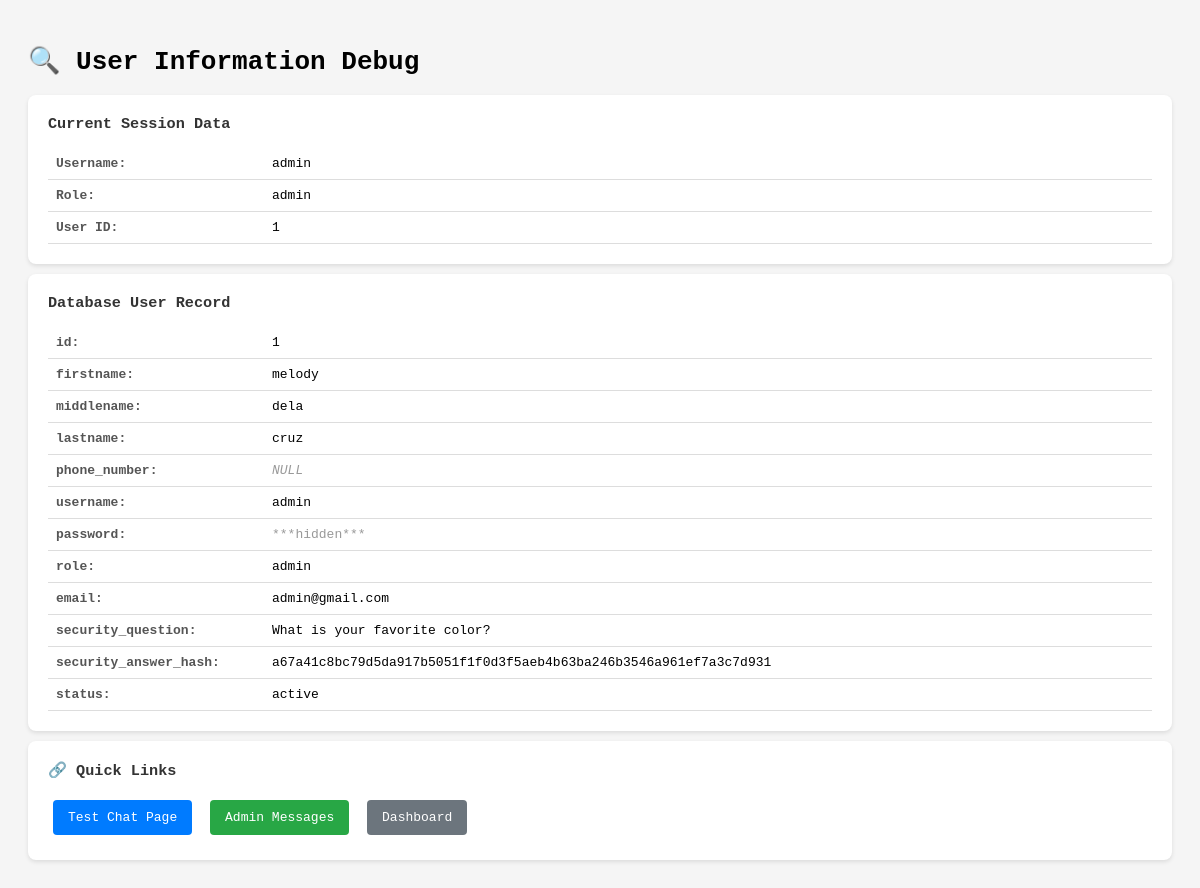
Page /debug_user.php (signed in) on the earlier database version.
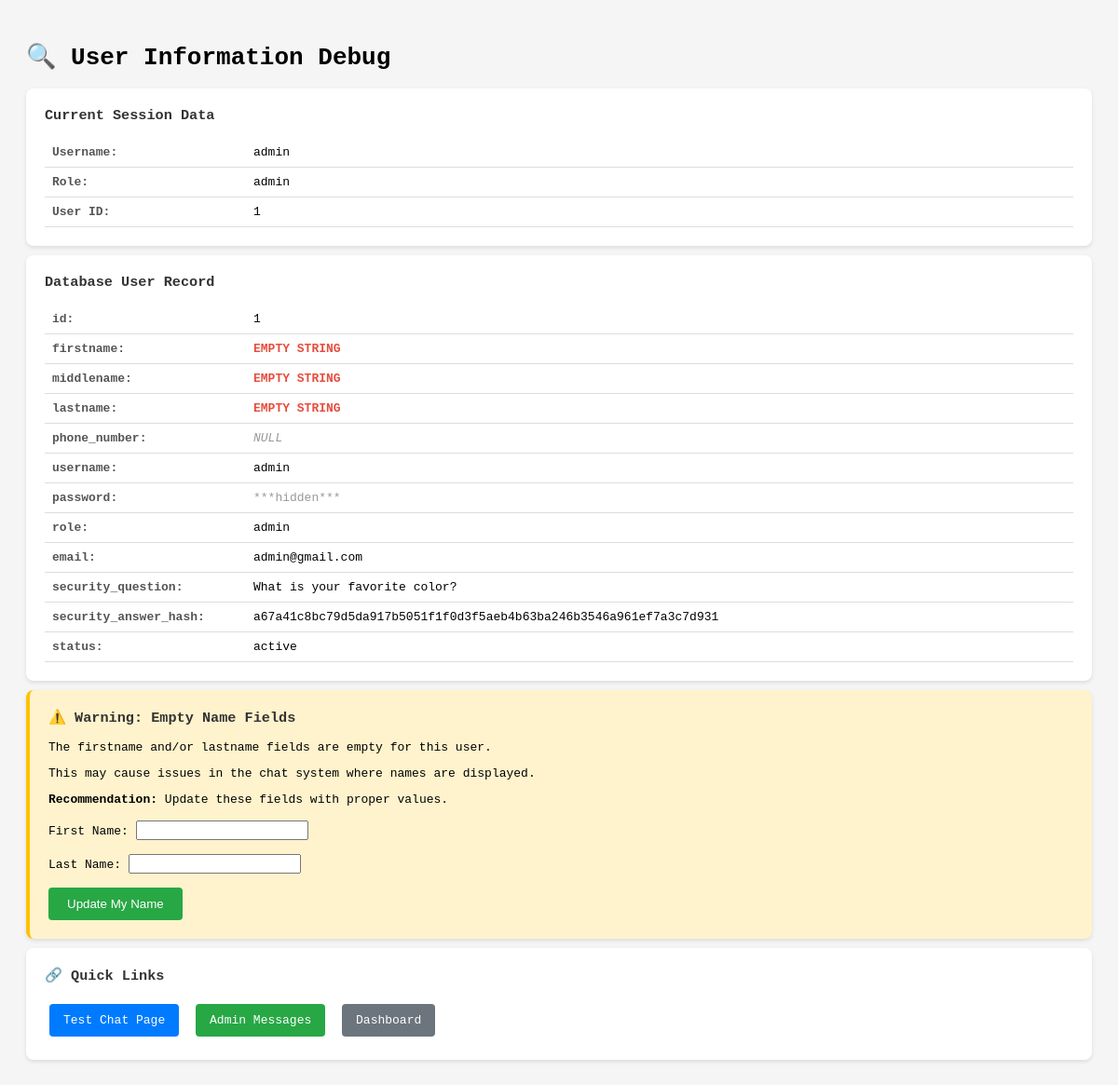
Same page on the later database version.
### tables this page shows
CREATE TABLE `users` (
  `id` int(11) NOT NULL,
  `firstname` varchar(100) DEFAULT NULL,
  `middlename` varchar(100) DEFAULT NULL,
  `lastname` varchar(100) DEFAULT NULL,
  `phone_number` varchar(11) DEFAULT NULL,
  `username` varchar(50) NOT NULL,
  `password` varchar(255) NOT NULL,
  `role` varchar(20) NOT NULL DEFAULT 'client',
  `email` varchar(100) NOT NULL,
  `security_question` varchar(255) NOT NULL,
  `security_answer_hash` char(64) NOT NULL,
  `status` varchar(20) DEFAULT 'active'
);

### debug_user.php (the view, shortened to what this page needs)
<?php
require 'config.php';
$stmt = $pdo->prepare("SELECT * FROM users WHERE username = ?");
$stmt->execute([$_SESSION['username']]);
$currentUser = $stmt->fetch(PDO::FETCH_ASSOC);
?>
<!DOCTYPE html>
<html>
<head>
</head>
<body>
    <h1>🔍 User Information Debug</h1>
    <div class="info-box">
        <h3>Current Session Data</h3>
        <table>
            <tr>
                <td>Username:</td>
                <td><?= htmlspecialchars($_SESSION['username'] ?? 'NOT SET') ?></td>
            </tr>
            <tr>
                <td>Role:</td>
                <td><?= htmlspecialchars($_SESSION['role'] ?? 'NOT SET') ?></td>
            </tr>
            <tr>
                <td>User ID:</td>
                <td><?= htmlspecialchars($_SESSION['user_id'] ?? 'NOT SET') ?></td>
            </tr>
        </table>
    </div>
    <div class="info-box">
        <h3>Database User Record</h3>
        <?php if ($currentUser): ?>
        <table>
            <?php foreach ($currentUser as $key => $value): ?>
            <tr>
                <td><?= htmlspecialchars($key) ?>:</td>
                <td>
                    <?php
                    if ($value === null) {
                        echo '<span class="null-value">NULL</span>';
                    } elseif ($value === '') {
                        echo '<span class="empty-value">EMPTY STRING</span>';
                    } elseif ($key === 'password') {
                        echo '<span style="color: #999;">***hidden***</span>';
                    } else {
                        echo htmlspecialchars($value);
                    }
                    ?>
                </td>
            </tr>
            <?php endforeach; ?>
        </table>
        <?php else: ?>
        <p style="color: #e74c3c;">User not found in database!</p>
        <?php endif; ?>
    </div>
    <?php if ($currentUser && ($currentUser['firstname'] === '' || $currentUser['lastname'] === '')): ?>
    <div class="info-box" style="background: #fff3cd; border-left: 4px solid #ffc107;">
        <h3>⚠️ Warning: Empty Name Fields</h3>
        <p>The firstname and/or lastname fields are empty for this user.</p>
        <p>This may cause issues in the chat system where names are displayed.</p>
        <p><strong>Recommendation:</strong> Update these fields with proper values.</p>
        <form method="POST" action="quick_fix_user.php" style="margin-top: 15px;">
            <label>First Name: <input type="text" name="firstname" value="<?= htmlspecialchars($currentUser['firstname']) ?>" required></label><br><br>
            <label>Last Name: <input type="text" name="lastname" value="<?= htmlspecialchars($currentUser['lastname']) ?>" required></label><br><br>
            <button type="submit" style="padding: 10px 20px; background: #28a745; color: white; border: none; border-radius: 4px; cursor: pointer;">
                Update My Name
            </button>
        </form>
    </div>
    <?php endif; ?>
    <div class="info-box">
        <h3>🔗 Quick Links</h3>
        <a href="test_chat.php" style="display: inline-block; margin: 5px; padding: 10px 15px; background: #007bff; color: white; text-decoration: none; border-radius: 4px;">Test Chat Page</a>
        <a href="<?= $currentUser['role'] === 'admin' ? 'messages.php' : 'contact.php' ?>" style="display: inline-block; margin: 5px; padding: 10px 15px; background: #28a745; color: white; text-decoration: none; border-radius: 4px;">
            <?= $currentUser['role'] === 'admin' ? 'Admin Messages' : 'Contact/Chat' ?>
        </a>
        <a href="<?= $currentUser['role'] === 'admin' ? 'dashboard_admin.php' : 'dashboard_client.php' ?>" style="display: inline-block; margin: 5px; padding: 10px 15px; background: #6c757d; color: white; text-decoration: none; border-radius: 4px;">Dashboard</a>
    </div>
</body>
</html>

Differences in the rows shown:
changed users "admin": firstname "melody" → empty (drawn); middlename "dela" → empty (drawn); lastname "cruz" → empty (drawn)
Other differences:
new list line: "firstname : EMPTY STRING"
new list line: "middlename : EMPTY STRING"
new list line: "lastname : EMPTY STRING"
text now shown: "⚠️ Warning: Empty Name Fields The firstname and/or lastname fields are empty for this user. This may cause issues in the chat system where names are displayed. Recommendation: Update these fields with proper values. First Name: Last Name: Update My Name"
list line gone: "firstname :"
list line gone: "melody"
list line gone: "middlename :"
list line gone: "dela"
list line gone: "lastname :"
list line gone: "cruz"
